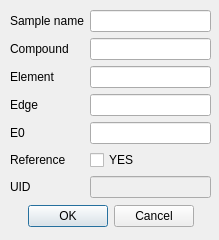
<?xml version="1.0" encoding="UTF-8"?>
<ui version="4.0">
 <class>Dialog</class>
 <widget class="QDialog" name="Dialog">
  <property name="geometry">
   <rect>
    <x>0</x>
    <y>0</y>
    <width>219</width>
    <height>240</height>
   </rect>
  </property>
  <property name="windowTitle">
   <string>Dialog</string>
  </property>
  <widget class="QDialogButtonBox" name="buttonBox">
   <property name="geometry">
    <rect>
     <x>10</x>
     <y>200</y>
     <width>201</width>
     <height>32</height>
    </rect>
   </property>
   <property name="orientation">
    <enum>Qt::Horizontal</enum>
   </property>
   <property name="standardButtons">
    <set>QDialogButtonBox::Cancel|QDialogButtonBox::Ok</set>
   </property>
   <property name="centerButtons">
    <bool>true</bool>
   </property>
  </widget>
  <widget class="QWidget" name="gridLayoutWidget">
   <property name="geometry">
    <rect>
     <x>10</x>
     <y>10</y>
     <width>201</width>
     <height>191</height>
    </rect>
   </property>
   <layout class="QGridLayout" name="gridLayout">
    <item row="0" column="0">
     <widget class="QLabel" name="label_4">
      <property name="text">
       <string>Sample name</string>
      </property>
     </widget>
    </item>
    <item row="3" column="0">
     <widget class="QLabel" name="label_2">
      <property name="text">
       <string>Edge</string>
      </property>
     </widget>
    </item>
    <item row="1" column="1">
     <widget class="QLineEdit" name="lineEdit_compound"/>
    </item>
    <item row="4" column="1">
     <widget class="QLineEdit" name="lineEdit_e0"/>
    </item>
    <item row="0" column="1">
     <widget class="QLineEdit" name="lineEdit_sample_name"/>
    </item>
    <item row="4" column="0">
     <widget class="QLabel" name="label_3">
      <property name="text">
       <string>E0</string>
      </property>
     </widget>
    </item>
    <item row="3" column="1">
     <widget class="QLineEdit" name="lineEdit_edge"/>
    </item>
    <item row="1" column="0">
     <widget class="QLabel" name="label_5">
      <property name="text">
       <string>Compound</string>
      </property>
     </widget>
    </item>
    <item row="2" column="1">
     <widget class="QLineEdit" name="lineEdit_element"/>
    </item>
    <item row="2" column="0">
     <widget class="QLabel" name="label">
      <property name="text">
       <string>Element</string>
      </property>
     </widget>
    </item>
    <item row="5" column="0">
     <widget class="QLabel" name="label_6">
      <property name="text">
       <string>Reference</string>
      </property>
     </widget>
    </item>
    <item row="5" column="1">
     <widget class="QCheckBox" name="checkBox_reference">
      <property name="text">
       <string>YES</string>
      </property>
     </widget>
    </item>
    <item row="6" column="0">
     <widget class="QLabel" name="label_7">
      <property name="text">
       <string>UID</string>
      </property>
     </widget>
    </item>
    <item row="6" column="1">
     <widget class="QLineEdit" name="lineEdit_uid">
      <property name="enabled">
       <bool>false</bool>
      </property>
     </widget>
    </item>
   </layout>
  </widget>
 </widget>
 <resources/>
 <connections>
  <connection>
   <sender>buttonBox</sender>
   <signal>accepted()</signal>
   <receiver>Dialog</receiver>
   <slot>accept()</slot>
   <hints>
    <hint type="sourcelabel">
     <x>248</x>
     <y>254</y>
    </hint>
    <hint type="destinationlabel">
     <x>157</x>
     <y>274</y>
    </hint>
   </hints>
  </connection>
  <connection>
   <sender>buttonBox</sender>
   <signal>rejected()</signal>
   <receiver>Dialog</receiver>
   <slot>reject()</slot>
   <hints>
    <hint type="sourcelabel">
     <x>316</x>
     <y>260</y>
    </hint>
    <hint type="destinationlabel">
     <x>286</x>
     <y>274</y>
    </hint>
   </hints>
  </connection>
 </connections>
</ui>
